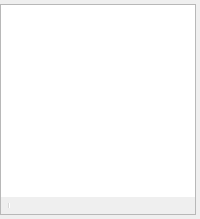
  <widget class="OBSDock" name="scenesDock">
   <property name="features">
    <set>QDockWidget::AllDockWidgetFeatures</set>
   </property>
   <property name="windowTitle">
    <string>Basic.Main.Scenes</string>
   </property>
   <attribute name="dockWidgetArea">
    <number>2</number>
   </attribute>
   <widget class="QWidget" name="dockWidgetContents_2">
    <layout class="QVBoxLayout" name="verticalLayout_6">
     <property name="spacing">
      <number>6</number>
     </property>
     <property name="leftMargin">
      <number>0</number>
     </property>
     <property name="topMargin">
      <number>4</number>
     </property>
     <property name="rightMargin">
      <number>4</number>
     </property>
     <property name="bottomMargin">
      <number>4</number>
     </property>
     <item>
      <widget class="QFrame" name="scenesFrame">
       <property name="sizePolicy">
        <sizepolicy hsizetype="Expanding" vsizetype="Expanding">
         <horstretch>0</horstretch>
         <verstretch>0</verstretch>
        </sizepolicy>
       </property>
       <property name="minimumSize">
        <size>
         <width>160</width>
         <height>0</height>
        </size>
       </property>
       <property name="frameShape">
        <enum>QFrame::StyledPanel</enum>
       </property>
       <property name="frameShadow">
        <enum>QFrame::Sunken</enum>
       </property>
       <layout class="QVBoxLayout" name="verticalLayout_12">
        <property name="spacing">
         <number>0</number>
        </property>
        <property name="leftMargin">
         <number>0</number>
        </property>
        <property name="topMargin">
         <number>0</number>
        </property>
        <property name="rightMargin">
         <number>0</number>
        </property>
        <property name="bottomMargin">
         <number>0</number>
        </property>
        <item>
         <widget class="QListWidget" name="scenes">
          <property name="sizePolicy">
           <sizepolicy hsizetype="Preferred" vsizetype="Expanding">
            <horstretch>0</horstretch>
            <verstretch>0</verstretch>
           </sizepolicy>
          </property>
          <property name="contextMenuPolicy">
           <enum>Qt::CustomContextMenu</enum>
          </property>
          <property name="frameShape">
           <enum>QFrame::NoFrame</enum>
          </property>
          <property name="frameShadow">
           <enum>QFrame::Plain</enum>
          </property>
          <property name="showDropIndicator" stdset="0">
           <bool>true</bool>
          </property>
          <property name="dragEnabled">
           <bool>true</bool>
          </property>
          <property name="dragDropMode">
           <enum>QAbstractItemView::InternalMove</enum>
          </property>
          <property name="defaultDropAction">
           <enum>Qt::TargetMoveAction</enum>
          </property>
          <addaction name="actionRemoveScene"/>
         </widget>
        </item>
        <item>
         <widget class="QToolBar" name="scenesToolbar">
          <property name="iconSize">
           <size>
            <width>16</width>
            <height>16</height>
           </size>
          </property>
          <property name="floatable">
           <bool>false</bool>
          </property>
          <addaction name="actionAddScene"/>
          <addaction name="actionRemoveScene"/>
          <addaction name="separator"/>
          <addaction name="actionSceneUp"/>
          <addaction name="actionSceneDown"/>
         </widget>
        </item>
        <item>
         <spacer name="scenesFixedSizeHSpacer">
          <property name="orientation">
           <enum>Qt::Horizontal</enum>
          </property>
          <property name="sizeType">
           <enum>QSizePolicy::Fixed</enum>
          </property>
          <property name="sizeHint" stdset="0">
           <size>
            <width>150</width>
            <height>0</height>
           </size>
          </property>
         </spacer>
        </item>
       </layout>
      </widget>
     </item>
    </layout>
   </widget>
  </widget>
